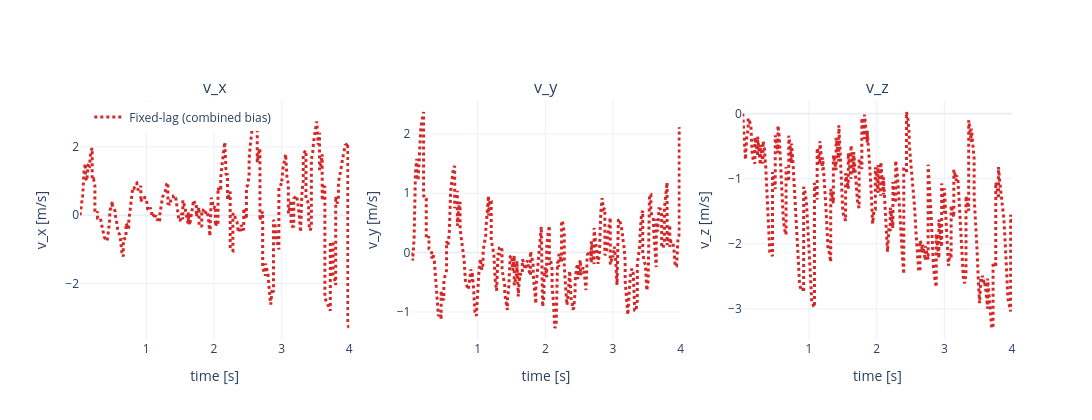

The code cell stored with this chart in its notebook:
### Code cell
fig = make_subplots(rows=1, cols=3, subplot_titles=("v_x", "v_y", "v_z"))
velocity_components = (
    ("vx", "v_x [m/s]"),
    ("vy", "v_y [m/s]"),
    ("vz", "v_z [m/s]"),
)
for col, (field, axis_label) in enumerate(velocity_components, start=1):
    for variant, result in DISPLAY_RESULTS.items():
        trajectory = result["trajectory"]
        times = np.array([row["timestamp_s"] for row in trajectory])
        values = np.array([row[field] for row in trajectory])
        fig.add_trace(
            go.Scatter(
                x=times,
                y=values,
                mode="lines",
                name=LABELS[variant],
                line=dict(color=COLORS[variant], width=3, dash=LINE_STYLES[variant]),
                legendgroup=variant,
                showlegend=(col == 1),
            ),
            row=1,
            col=col,
        )
    fig.update_xaxes(title_text="time [s]", row=1, col=col)
    fig.update_yaxes(title_text=axis_label, row=1, col=col)
fig.update_layout(height=420, width=1200, template="plotly_white", legend=dict(x=0.01, y=0.99))
fig.show()

### Figure 1 — Plotly figure (JSON) as saved in the notebook; plotly's stock layout.template omitted (floating-point values rounded to 4 significant figures; data arrays with more than 128 entries replaced by an {"elided": "..."} marker saying what was removed)
{"data": [{"legendgroup": "fixed_lag_combined_bias", "line": {"color": "#d62728", "dash": "dot", "width": 3}, "mode": "lines", "name": "Fixed-lag (combined bias)", "showlegend": true, "type": "scatter", "x": {"elided": "281 float values"}, "xaxis": "x", "y": {"elided": "281 float values"}, "yaxis": "y"}, {"legendgroup": "fixed_lag_combined_bias", "line": {"color": "#d62728", "dash": "dot", "width": 3}, "mode": "lines", "name": "Fixed-lag (combined bias)", "showlegend": false, "type": "scatter", "x": {"elided": "281 float values"}, "xaxis": "x2", "y": {"elided": "281 float values"}, "yaxis": "y2"}, {"legendgroup": "fixed_lag_combined_bias", "line": {"color": "#d62728", "dash": "dot", "width": 3}, "mode": "lines", "name": "Fixed-lag (combined bias)", "showlegend": false, "type": "scatter", "x": {"elided": "281 float values"}, "xaxis": "x3", "y": {"elided": "281 float values"}, "yaxis": "y3"}], "layout": {"annotations": [{"font": {"size": 16}, "showarrow": false, "text": "v_x", "x": 0.1444, "xanchor": "center", "xref": "paper", "y": 1, "yanchor": "bottom", "yref": "paper"}, {"font": {"size": 16}, "showarrow": false, "text": "v_y", "x": 0.5, "xanchor": "center", "xref": "paper", "y": 1, "yanchor": "bottom", "yref": "paper"}, {"font": {"size": 16}, "showarrow": false, "text": "v_z", "x": 0.8556, "xanchor": "center", "xref": "paper", "y": 1, "yanchor": "bottom", "yref": "paper"}], "height": 420, "legend": {"x": 0.01, "y": 0.99}, "width": 1200, "xaxis": {"anchor": "y", "domain": [0, 0.2889], "title": {"text": "time [s]"}}, "xaxis2": {"anchor": "y2", "domain": [0.3556, 0.6444], "title": {"text": "time [s]"}}, "xaxis3": {"anchor": "y3", "domain": [0.7111, 1], "title": {"text": "time [s]"}}, "yaxis": {"anchor": "x", "domain": [0, 1], "title": {"text": "v_x [m/s]"}}, "yaxis2": {"anchor": "x2", "domain": [0, 1], "title": {"text": "v_y [m/s]"}}, "yaxis3": {"anchor": "x3", "domain": [0, 1], "title": {"text": "v_z [m/s]"}}}}
